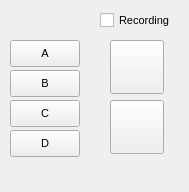
<?xml version="1.0" encoding="UTF-8"?>
<ui version="4.0">
 <class>startwindowbf</class>
 <widget class="QMainWindow" name="startwindowbf">
  <property name="geometry">
   <rect>
    <x>0</x>
    <y>0</y>
    <width>189</width>
    <height>192</height>
   </rect>
  </property>
  <property name="windowTitle">
   <string>BioFB</string>
  </property>
  <property name="windowIcon">
   <iconset resource="../relaxconsole.qrc">
    <normaloff>:/images/images/OPIICO.png</normaloff>:/images/images/OPIICO.png</iconset>
  </property>
  <property name="styleSheet">
   <string notr="true">background-image: url(:/images/images/bioshare-BGtiletexturedMixedGloss600px.jpg);
font: 75 8pt &quot;Arial&quot;;</string>
  </property>
  <widget class="QWidget" name="centralwidget">
   <widget class="QCheckBox" name="checkWriteFileBox">
    <property name="geometry">
     <rect>
      <x>100</x>
      <y>10</y>
      <width>81</width>
      <height>21</height>
     </rect>
    </property>
    <property name="font">
     <font>
      <family>Arial</family>
      <pointsize>8</pointsize>
      <weight>9</weight>
      <italic>false</italic>
      <bold>false</bold>
     </font>
    </property>
    <property name="text">
     <string>Recording</string>
    </property>
   </widget>
   <widget class="QPushButton" name="pushButton_2">
    <property name="geometry">
     <rect>
      <x>110</x>
      <y>100</y>
      <width>54</width>
      <height>54</height>
     </rect>
    </property>
    <property name="font">
     <font>
      <family>Arial</family>
      <pointsize>8</pointsize>
      <weight>9</weight>
      <italic>false</italic>
      <bold>false</bold>
     </font>
    </property>
    <property name="cursor">
     <cursorShape>PointingHandCursor</cursorShape>
    </property>
    <property name="text">
     <string/>
    </property>
    <property name="icon">
     <iconset resource="../relaxconsole.qrc">
      <normaloff>:/images/images/Live-Display.png</normaloff>:/images/images/Live-Display.png</iconset>
    </property>
    <property name="iconSize">
     <size>
      <width>50</width>
      <height>50</height>
     </size>
    </property>
    <property name="checkable">
     <bool>false</bool>
    </property>
   </widget>
   <widget class="QPushButton" name="CBP1">
    <property name="geometry">
     <rect>
      <x>10</x>
      <y>40</y>
      <width>70</width>
      <height>27</height>
     </rect>
    </property>
    <property name="font">
     <font>
      <family>Arial</family>
      <pointsize>8</pointsize>
      <weight>9</weight>
      <italic>false</italic>
      <bold>false</bold>
     </font>
    </property>
    <property name="cursor">
     <cursorShape>PointingHandCursor</cursorShape>
    </property>
    <property name="text">
     <string>A</string>
    </property>
    <property name="checkable">
     <bool>true</bool>
    </property>
   </widget>
   <widget class="QPushButton" name="CBP4">
    <property name="geometry">
     <rect>
      <x>10</x>
      <y>130</y>
      <width>70</width>
      <height>27</height>
     </rect>
    </property>
    <property name="font">
     <font>
      <family>Arial</family>
      <pointsize>8</pointsize>
      <weight>9</weight>
      <italic>false</italic>
      <bold>false</bold>
     </font>
    </property>
    <property name="cursor">
     <cursorShape>PointingHandCursor</cursorShape>
    </property>
    <property name="text">
     <string>D</string>
    </property>
    <property name="checkable">
     <bool>true</bool>
    </property>
   </widget>
   <widget class="QPushButton" name="pushButton">
    <property name="enabled">
     <bool>true</bool>
    </property>
    <property name="geometry">
     <rect>
      <x>110</x>
      <y>40</y>
      <width>54</width>
      <height>54</height>
     </rect>
    </property>
    <property name="font">
     <font>
      <family>Arial</family>
      <pointsize>8</pointsize>
      <weight>9</weight>
      <italic>false</italic>
      <bold>false</bold>
     </font>
    </property>
    <property name="cursor">
     <cursorShape>PointingHandCursor</cursorShape>
    </property>
    <property name="icon">
     <iconset resource="../relaxconsole.qrc">
      <normaloff>:/images/images/refresh.png</normaloff>:/images/images/refresh.png</iconset>
    </property>
    <property name="iconSize">
     <size>
      <width>50</width>
      <height>50</height>
     </size>
    </property>
   </widget>
   <widget class="QLabel" name="opsign">
    <property name="enabled">
     <bool>true</bool>
    </property>
    <property name="geometry">
     <rect>
      <x>10</x>
      <y>10</y>
      <width>70</width>
      <height>27</height>
     </rect>
    </property>
    <property name="autoFillBackground">
     <bool>false</bool>
    </property>
    <property name="styleSheet">
     <string notr="true"/>
    </property>
    <property name="text">
     <string/>
    </property>
    <property name="pixmap">
     <pixmap resource="../relaxconsole.qrc">:/images/images/Paired-Device.png</pixmap>
    </property>
    <property name="scaledContents">
     <bool>true</bool>
    </property>
   </widget>
   <widget class="QPushButton" name="CBP2">
    <property name="geometry">
     <rect>
      <x>10</x>
      <y>70</y>
      <width>70</width>
      <height>27</height>
     </rect>
    </property>
    <property name="font">
     <font>
      <family>Arial</family>
      <pointsize>8</pointsize>
      <weight>9</weight>
      <italic>false</italic>
      <bold>false</bold>
     </font>
    </property>
    <property name="cursor">
     <cursorShape>PointingHandCursor</cursorShape>
    </property>
    <property name="text">
     <string>B</string>
    </property>
    <property name="checkable">
     <bool>true</bool>
    </property>
   </widget>
   <widget class="QPushButton" name="CBP3">
    <property name="geometry">
     <rect>
      <x>10</x>
      <y>100</y>
      <width>70</width>
      <height>27</height>
     </rect>
    </property>
    <property name="font">
     <font>
      <family>Arial</family>
      <pointsize>8</pointsize>
      <weight>9</weight>
      <italic>false</italic>
      <bold>false</bold>
     </font>
    </property>
    <property name="cursor">
     <cursorShape>PointingHandCursor</cursorShape>
    </property>
    <property name="text">
     <string>C</string>
    </property>
    <property name="checkable">
     <bool>true</bool>
    </property>
   </widget>
  </widget>
 </widget>
 <resources>
  <include location="../relaxconsole.qrc"/>
 </resources>
 <connections/>
</ui>
